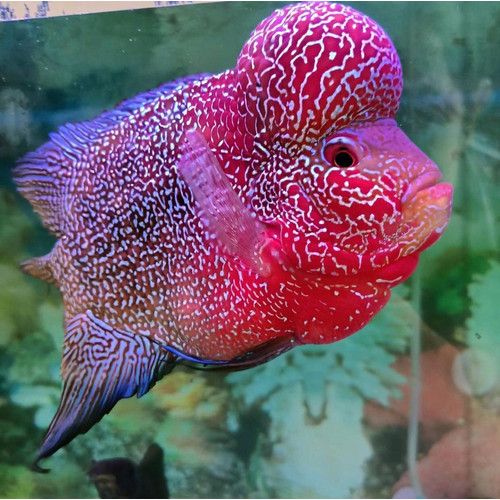
%> input picture lohan.jpg, 500 x 500 px
$ octave Image.m   (GNU Octave 9; MATLAB toolbox functions it lacks are replaced by stand-ins)
%> lines starting %> are read from the running program, lines starting %| are printed output that depends on the picture
shadow = imread("lohan.jpg");
%> shadow is the input picture: size 500x500x3 uint8; mean R, G, B 111.9, 95.3, 108.1
shadow_lab = rgb2lab(shadow);
%> shadow_lab: size 500x500x3 double; mean of channels 1, 2, 3 44.4, 8.8, -0.7

max_luminosity = 100;
L = shadow_lab(:,:,1)/max_luminosity;
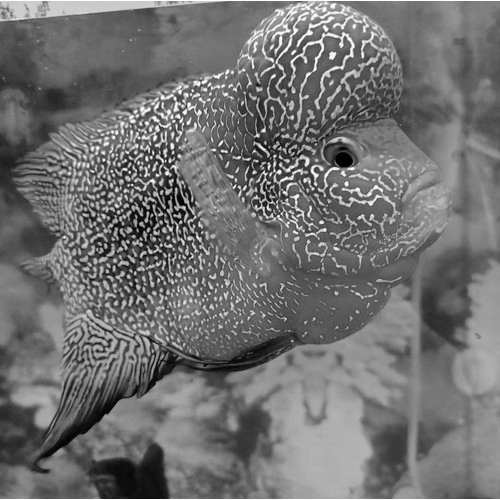
%> L: size 500x500 double; min 0.000583, max 1, mean 0.444


shadow_imadjust = shadow_lab;
shadow_imadjust(:,:,1) = imadjust(L)*max_luminosity;
%> shadow_imadjust: size 500x500x3 double; mean of channels 1, 2, 3 44.2, 8.8, -0.7
shadow_imadjust = lab2rgb(shadow_imadjust);

shadow_histeq = shadow_lab;
shadow_histeq(:,:,1) = histeq(L)*max_luminosity;
%> shadow_histeq: size 500x500x3 double; mean of channels 1, 2, 3 49.6, 8.8, -0.7
shadow_histeq = lab2rgb(shadow_histeq);
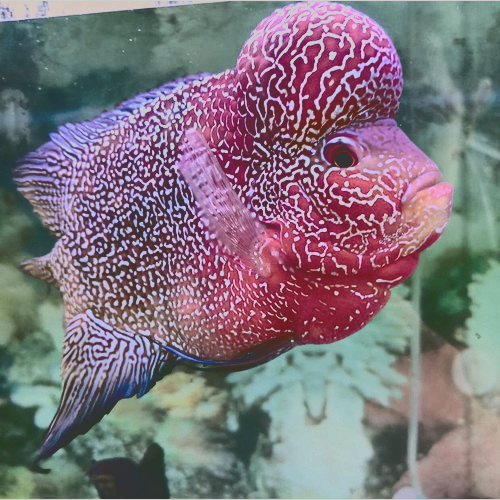
%> shadow_histeq: size 500x500x3 double; mean R, G, B 0.498, 0.431, 0.485; drawn with min black and max white

shadow_adapthisteq = shadow_lab;
shadow_adapthisteq(:,:,1) = adapthisteq(L)*max_luminosity;
%> shadow_adapthisteq: size 500x500x3 double; mean of channels 1, 2, 3 49.2, 8.8, -0.7
shadow_adapthisteq = lab2rgb(shadow_adapthisteq);
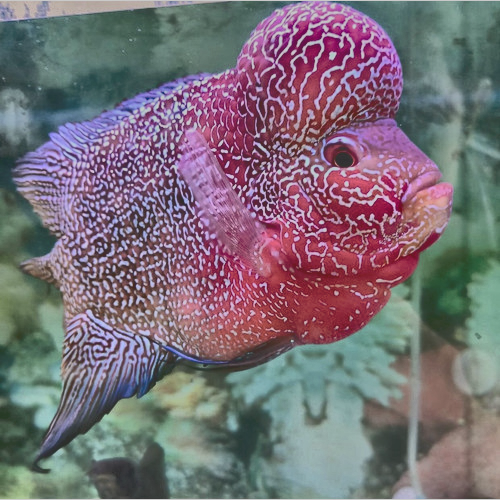
%> shadow_adapthisteq: size 500x500x3 double; mean R, G, B 0.492, 0.424, 0.477; drawn with min black and max white

figure
montage({shadow,shadow_imadjust,shadow_histeq,shadow_adapthisteq},"Size",[1 4])
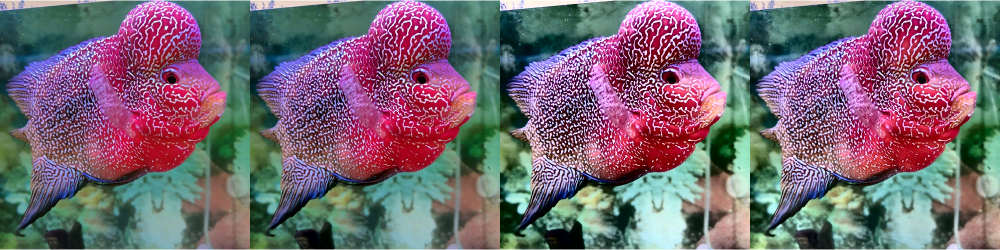
%> displayed picture: size 500x2000x3, on the screen's scale of 0 to 255 (shown at 1/2 size); mean R, G, B 118.7, 103, 114.5
title("Original Image and Enhanced Images using " + ...
    "imadjust, histeq, and adapthisteq")

r
%> (this line was passed over: r is not available in this run)

$ run again, with IPGANTENG.jpg copied over lohan.jpg
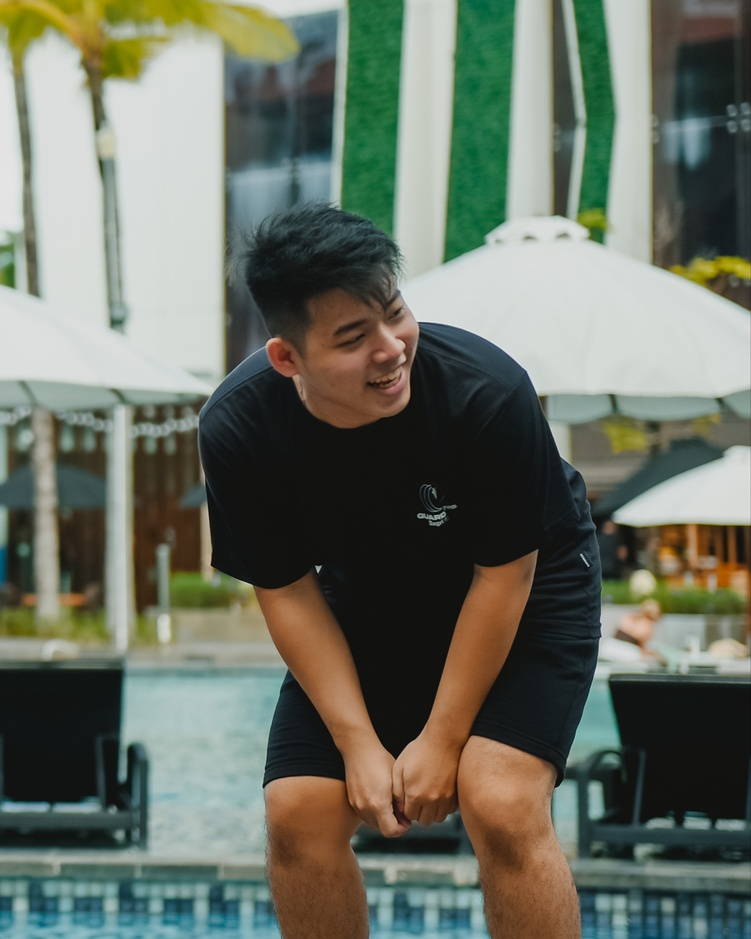
%> input picture IPGANTENG.jpg, 751 x 939 px, shrunk from 1760 x 2200 before the run
%> shadow is the input picture: size 939x751x3 uint8; mean R, G, B 106.6, 112.8, 100.3
%> shadow_lab: size 939x751x3 double; mean of channels 1, 2, 3 45.4, -3.7, 6.4
%> `shadow_adapthisteq = lab2rgb(shadow_adapthisteq);`:
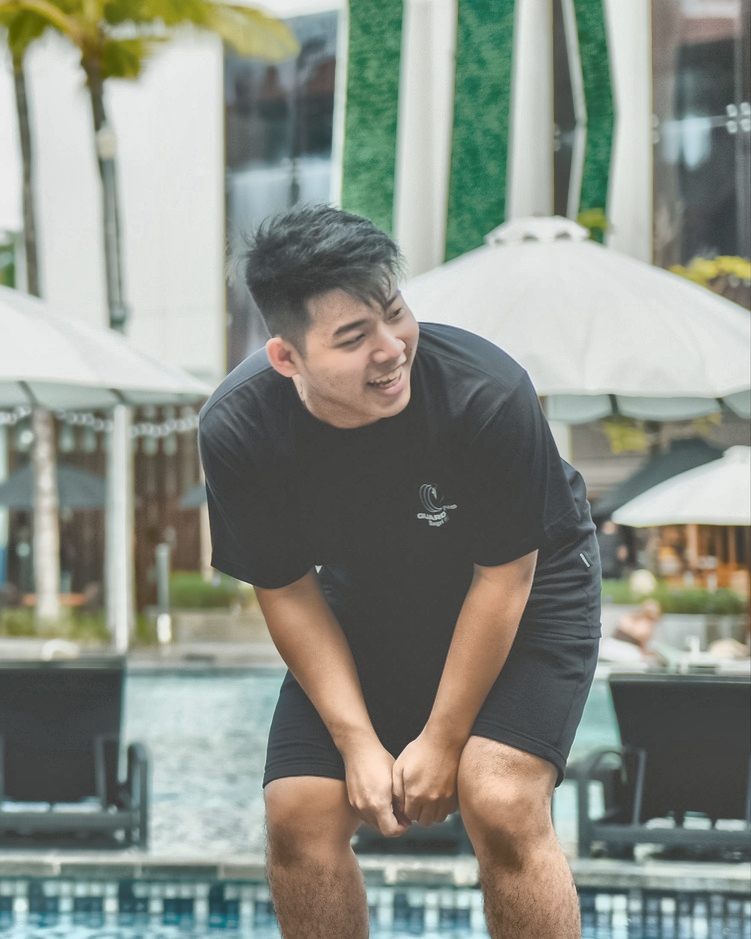
%> shadow_adapthisteq: size 939x751x3 double; mean R, G, B 0.462, 0.487, 0.437; drawn with min black and max white
%> `montage({shadow,shadow_imadjust,shadow_histeq,shadow_adapthisteq},"Siz..`:
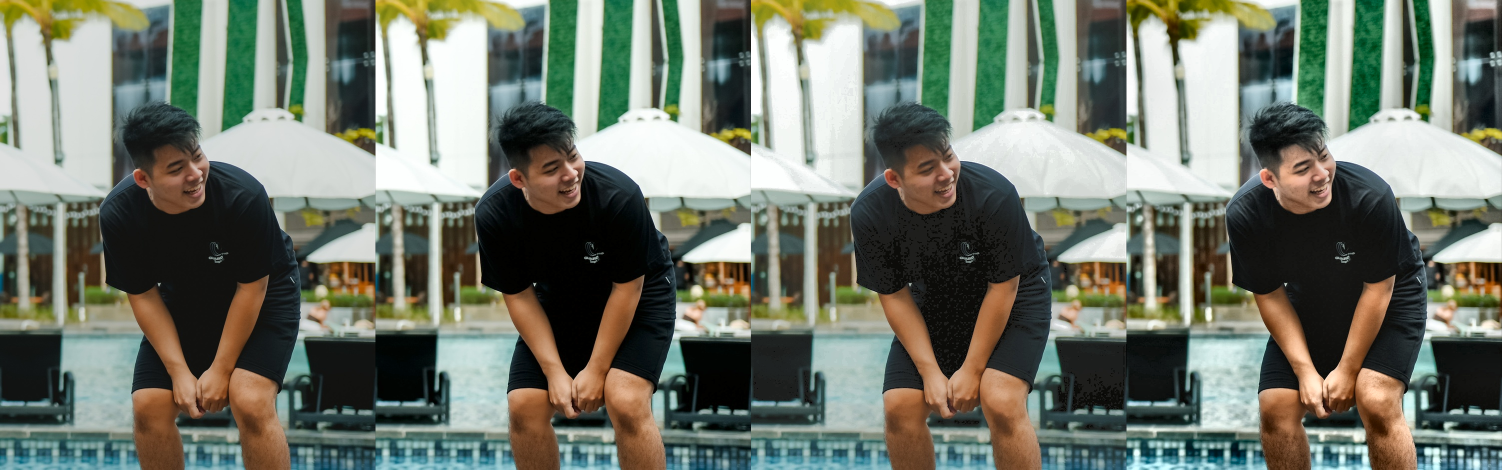
%> displayed picture: size 939x3004x3, on the screen's scale of 0 to 255 (shown at 1/2 size); mean R, G, B 114.3, 120.5, 108
